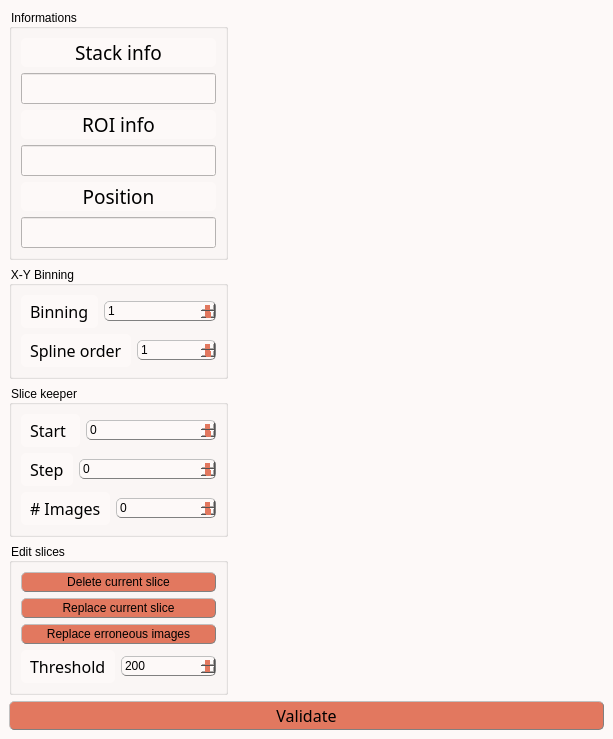
<?xml version="1.0" encoding="UTF-8"?>
<ui version="4.0">
 <class>MainWindow</class>
 <widget class="QMainWindow" name="MainWindow">
  <property name="geometry">
   <rect>
    <x>0</x>
    <y>0</y>
    <width>613</width>
    <height>671</height>
   </rect>
  </property>
  <property name="windowTitle">
   <string>Edit tools</string>
  </property>
  <property name="styleSheet">
   <string notr="true">/* Couleur du fond, label, combobox, progressbar vide et spin box */
QWidget, QLabel, QComboBox, QProgressBar, QSpinBox {background-color: rgb(253, 249, 248)}

/* Couleur quand inactif */
QPushButton:disabled, QComboBox:disabled, QSpinBox:disabled {background-color: rgba(243, 98, 64,150)}

/* Couleur des boutons et des selecteurs */
QPushButton, QComboBox::drop-down:button, QComboBox::down-arrow, QComboBox::down-arrow:disabled, QSpinBox::drop-down:button, QSpinBox::down-arrow, QSpinBox::down-arrow:disabled, QSpinBox::drop-up:button, QSpinBox::up-arrow, QSpinBox::up-arrow:disabled, QSlider::handle:horizontal {background-color: rgb(226, 120, 95)}

/* Couleur des bordures de même couleur que les boutons */
QComboBox::drop-down:button, QSpinBox::drop-down:button, QSpinBox::drop-up:button {border-color: rgb(193, 167, 181)}

/* Couleur des textes */
QLabel, QPushButton, QPushButton:hover, QCheckBox, QComboBox, Line, QTextEdit, QSpinBox {color: rgb(0, 0, 0)}

/* style des bordures 1 */
QLabel, QPushButton, QPushButton:hover, QCheckBox, QComboBox, QSpinBox  {
	border-style : outset;
	min-width : 5em;
}

/* style des bordures 2 */
QPushButton, QPushButton:hover, QCheckBox, QComboBox, QSpinBox  {
	border-radius: 5px;
	border-width: 1px;
	border-color: gray;
}

/* Font 1 */
QPushButton, QPushButton:hover, QCheckBox, QProgressBar {font: 12pt &quot;Noto Sans Cond&quot;}

/* Font 2 */
QComboBox, QTextEdit, QSpinBox {font: 10pt &quot;Noto Sans Cond&quot;}

/* Padding 1 */
QLabel, QComboBox, QComboBox::down-arrow, QSpinBox, QSpinBox::down-arrow, QSpinBox::up-arrow {padding : 1px;}

/* Padding 2 */
QPushButton, QPushButton:hover, QCheckBox {padding : 2px;}

/* Gestion taille des QCheckBoxes */
QCheckBox::indicator:unchecked, QCheckBox::indicator:unchecked:hover, QCheckBox::indicator:checked, QCheckBox::indicator:checked:hover  {
	width :15px;
	height : 15px;
}

QLabel {
	Border-radius : 5px;
	border-width : 0px;
	border-color : black;
	font : 14pt &quot;Noto Sans Cond&quot;;
}

QPushButton:hover {background-color: rgb(243, 98, 64);}

QCheckBox::indicator:unchecked {image: url(icons/uncheck_icon.png);}

QCheckBox::indicator:unchecked:hover {image: url(icons/uncheck_hover_icon.png);}

QCheckBox::indicator:checked {image: url(icons/Check_icon.png);}

QCheckBox::indicator:checked:hover {image: url(icons/Check_hover_icon.png);}

QComboBox::drop-down:button{
	border-radius: 4px;
	border-width: 1px;
	width: 30px;
}

QComboBox::down-arrow {
	 image : url(icons/Arrow_down.png); 
    width: 12px;
    height: 12px;
}

Line{
	format: plain;
	midLine-Width : 1px;
}

QFrame[height=&quot;3&quot;], QFrame[width=&quot;3&quot;] {background-color: #3A3939;}

QTextEdit{
	background-color: rgb(255, 255, 255);
	border-style: solid;
	border-radius: 5px;
	border-width: 1px;
	border-color: black;
}

QLineEdit {font : 12pt &quot;Noto Sans Cond&quot;;}

/* Gestion taille des QLineEdit */
QLineEdit::indicator:unchecked, QLineEdit::indicator:unchecked:hover, QLineEdit::indicator:checked, QLineEdit::indicator:checked:hover  {
	border-color: black;
}

QHBoxLayout {background-color: rgb(0, 240, 240, 50);}

QProgressBar {
	text-align: center;
	border: 1px solid black;
	border-radius: 3px;
 }

 QProgressBar::chunk {
	background-color: rgb(243, 98, 64);
	width: 15px;
	margin : 0.5px;
 }

QSpinBox::drop-down:button, QSpinBox::drop-up:button {
	border-radius: 2px;
	border-width: 1px;
	width: 36px;
}

QSpinBox::down-arrow {
	image : url(icons/Arrow_down.png);
    width: 24px;
    height: 22px;
}

QSpinBox::up-arrow {
	image : url(icons/Arrow_up.png);
    width: 24px;
    height: 22px;
}

QSlider::groove:horizontal {
    border: 1px solid #999999;
    height: 2px; /* the groove expands to the size of the slider by default. by giving it a height, it has a fixed size */
    background-color: rgb(0, 0, 0);
    margin: 1px 0;
}

QSlider::handle:horizontal {
    border: 1px solid #5c5c5c;
    width: 15px;
    height: 30px;
    margin: -10px 0; /* handle is placed by default on the contents rect of the groove. Expand outside the groove */
    border-radius: 3px;
}</string>
  </property>
  <widget class="QWidget" name="centralwidget">
   <property name="styleSheet">
    <string notr="true"/>
   </property>
   <layout class="QHBoxLayout" name="horizontalLayout_3">
    <item>
     <layout class="QVBoxLayout" name="verticalLayout_3">
      <item>
       <layout class="QHBoxLayout" name="horizontalLayout_7">
        <item>
         <layout class="QVBoxLayout" name="verticalLayout_2">
          <item>
           <widget class="QGroupBox" name="groupBox">
            <property name="title">
             <string>Informations</string>
            </property>
            <layout class="QVBoxLayout" name="verticalLayout_4">
             <item>
              <widget class="QLabel" name="stackInfo_label">
               <property name="sizePolicy">
                <sizepolicy hsizetype="Preferred" vsizetype="Fixed">
                 <horstretch>0</horstretch>
                 <verstretch>0</verstretch>
                </sizepolicy>
               </property>
               <property name="minimumSize">
                <size>
                 <width>112</width>
                 <height>0</height>
                </size>
               </property>
               <property name="font">
                <font>
                 <family>Noto Sans Cond</family>
                 <pointsize>14</pointsize>
                 <weight>50</weight>
                 <italic>false</italic>
                 <bold>false</bold>
                </font>
               </property>
               <property name="text">
                <string>Stack info</string>
               </property>
               <property name="alignment">
                <set>Qt::AlignCenter</set>
               </property>
              </widget>
             </item>
             <item>
              <widget class="QLineEdit" name="stackInfoValues_label">
               <property name="sizePolicy">
                <sizepolicy hsizetype="Minimum" vsizetype="Fixed">
                 <horstretch>0</horstretch>
                 <verstretch>0</verstretch>
                </sizepolicy>
               </property>
               <property name="minimumSize">
                <size>
                 <width>116</width>
                 <height>0</height>
                </size>
               </property>
               <property name="font">
                <font>
                 <family>Noto Sans Cond</family>
                 <pointsize>12</pointsize>
                 <weight>50</weight>
                 <italic>false</italic>
                 <bold>false</bold>
                </font>
               </property>
               <property name="alignment">
                <set>Qt::AlignCenter</set>
               </property>
              </widget>
             </item>
             <item>
              <widget class="QLabel" name="ROIinfo_label">
               <property name="sizePolicy">
                <sizepolicy hsizetype="Preferred" vsizetype="Fixed">
                 <horstretch>0</horstretch>
                 <verstretch>0</verstretch>
                </sizepolicy>
               </property>
               <property name="minimumSize">
                <size>
                 <width>112</width>
                 <height>0</height>
                </size>
               </property>
               <property name="font">
                <font>
                 <family>Noto Sans Cond</family>
                 <pointsize>14</pointsize>
                 <weight>50</weight>
                 <italic>false</italic>
                 <bold>false</bold>
                </font>
               </property>
               <property name="text">
                <string>ROI info</string>
               </property>
               <property name="alignment">
                <set>Qt::AlignCenter</set>
               </property>
              </widget>
             </item>
             <item>
              <widget class="QLineEdit" name="ROIinfoValues_label">
               <property name="sizePolicy">
                <sizepolicy hsizetype="Minimum" vsizetype="Fixed">
                 <horstretch>0</horstretch>
                 <verstretch>0</verstretch>
                </sizepolicy>
               </property>
               <property name="minimumSize">
                <size>
                 <width>116</width>
                 <height>0</height>
                </size>
               </property>
               <property name="font">
                <font>
                 <family>Noto Sans Cond</family>
                 <pointsize>12</pointsize>
                 <weight>50</weight>
                 <italic>false</italic>
                 <bold>false</bold>
                </font>
               </property>
               <property name="styleSheet">
                <string notr="true"/>
               </property>
               <property name="alignment">
                <set>Qt::AlignCenter</set>
               </property>
              </widget>
             </item>
             <item>
              <widget class="QLabel" name="label">
               <property name="sizePolicy">
                <sizepolicy hsizetype="Preferred" vsizetype="MinimumExpanding">
                 <horstretch>0</horstretch>
                 <verstretch>0</verstretch>
                </sizepolicy>
               </property>
               <property name="font">
                <font>
                 <family>Noto Sans Cond</family>
                 <pointsize>14</pointsize>
                 <weight>50</weight>
                 <italic>false</italic>
                 <bold>false</bold>
                </font>
               </property>
               <property name="text">
                <string>Position</string>
               </property>
               <property name="alignment">
                <set>Qt::AlignCenter</set>
               </property>
              </widget>
             </item>
             <item>
              <widget class="QLineEdit" name="cursor_label">
               <property name="sizePolicy">
                <sizepolicy hsizetype="Minimum" vsizetype="Fixed">
                 <horstretch>0</horstretch>
                 <verstretch>0</verstretch>
                </sizepolicy>
               </property>
               <property name="minimumSize">
                <size>
                 <width>116</width>
                 <height>0</height>
                </size>
               </property>
               <property name="font">
                <font>
                 <family>Noto Sans Cond</family>
                 <pointsize>12</pointsize>
                 <weight>50</weight>
                 <italic>false</italic>
                 <bold>false</bold>
                </font>
               </property>
               <property name="alignment">
                <set>Qt::AlignCenter</set>
               </property>
              </widget>
             </item>
            </layout>
           </widget>
          </item>
          <item>
           <widget class="QGroupBox" name="groupBox_2">
            <property name="title">
             <string>X-Y Binning</string>
            </property>
            <layout class="QVBoxLayout" name="verticalLayout_6">
             <item>
              <layout class="QHBoxLayout" name="horizontalLayout">
               <item>
                <widget class="QLabel" name="XYbin_label_">
                 <property name="sizePolicy">
                  <sizepolicy hsizetype="Fixed" vsizetype="Preferred">
                   <horstretch>0</horstretch>
                   <verstretch>0</verstretch>
                  </sizepolicy>
                 </property>
                 <property name="font">
                  <font>
                   <family>Noto Sans Cond</family>
                   <pointsize>12</pointsize>
                   <weight>50</weight>
                   <italic>false</italic>
                   <bold>false</bold>
                  </font>
                 </property>
                 <property name="styleSheet">
                  <string notr="true">QLabel {
color: rgb(0, 0, 0);
background-color:	rgb(253, 249, 248);
border-style : outset;
Border-radius : 5px;
border-width : 0px;
border-color : black;
min-width : 5em;
padding : 5px;
font : 12pt &quot;Noto Sans Cond&quot;;
}</string>
                 </property>
                 <property name="text">
                  <string>Binning</string>
                 </property>
                </widget>
               </item>
               <item>
                <widget class="QSpinBox" name="XYbin_spinBox">
                 <property name="sizePolicy">
                  <sizepolicy hsizetype="Minimum" vsizetype="Fixed">
                   <horstretch>0</horstretch>
                   <verstretch>0</verstretch>
                  </sizepolicy>
                 </property>
                 <property name="minimumSize">
                  <size>
                   <width>79</width>
                   <height>15</height>
                  </size>
                 </property>
                 <property name="toolTip">
                  <string>&lt;html&gt;&lt;head/&gt;&lt;body&gt;&lt;p&gt;&lt;span style=&quot; font-size:11pt;&quot;&gt;Reduce image dimension by the given factor&lt;/span&gt;&lt;/p&gt;&lt;/body&gt;&lt;/html&gt;</string>
                 </property>
                 <property name="minimum">
                  <number>1</number>
                 </property>
                 <property name="maximum">
                  <number>6</number>
                 </property>
                </widget>
               </item>
              </layout>
             </item>
             <item>
              <layout class="QHBoxLayout" name="horizontalLayout_2">
               <item>
                <widget class="QLabel" name="spline_label">
                 <property name="sizePolicy">
                  <sizepolicy hsizetype="Fixed" vsizetype="Preferred">
                   <horstretch>0</horstretch>
                   <verstretch>0</verstretch>
                  </sizepolicy>
                 </property>
                 <property name="font">
                  <font>
                   <family>Noto Sans Cond</family>
                   <pointsize>12</pointsize>
                   <weight>50</weight>
                   <italic>false</italic>
                   <bold>false</bold>
                  </font>
                 </property>
                 <property name="styleSheet">
                  <string notr="true">QLabel {
color: rgb(0, 0, 0);
background-color:	rgb(253, 249, 248);
border-style : outset;
Border-radius : 5px;
border-width : 0px;
border-color : black;
min-width : 5em;
padding : 5px;
font : 12pt &quot;Noto Sans Cond&quot;;
}</string>
                 </property>
                 <property name="text">
                  <string>Spline order</string>
                 </property>
                </widget>
               </item>
               <item>
                <widget class="QSpinBox" name="spline_spinBox">
                 <property name="sizePolicy">
                  <sizepolicy hsizetype="Minimum" vsizetype="Fixed">
                   <horstretch>0</horstretch>
                   <verstretch>0</verstretch>
                  </sizepolicy>
                 </property>
                 <property name="minimumSize">
                  <size>
                   <width>79</width>
                   <height>15</height>
                  </size>
                 </property>
                 <property name="toolTip">
                  <string>&lt;html&gt;&lt;head/&gt;&lt;body&gt;&lt;p&gt;&lt;span style=&quot; font-size:11pt;&quot;&gt;Interpolation order&lt;/span&gt;&lt;/p&gt;&lt;/body&gt;&lt;/html&gt;</string>
                 </property>
                 <property name="minimum">
                  <number>1</number>
                 </property>
                 <property name="maximum">
                  <number>5</number>
                 </property>
                </widget>
               </item>
              </layout>
             </item>
            </layout>
           </widget>
          </item>
          <item>
           <widget class="QGroupBox" name="groupBox_3">
            <property name="title">
             <string>Slice keeper</string>
            </property>
            <layout class="QVBoxLayout" name="verticalLayout">
             <item>
              <layout class="QHBoxLayout" name="horizontalLayout_4">
               <item>
                <widget class="QLabel" name="start_label">
                 <property name="sizePolicy">
                  <sizepolicy hsizetype="Fixed" vsizetype="Preferred">
                   <horstretch>0</horstretch>
                   <verstretch>0</verstretch>
                  </sizepolicy>
                 </property>
                 <property name="font">
                  <font>
                   <family>Noto Sans Cond</family>
                   <pointsize>12</pointsize>
                   <weight>50</weight>
                   <italic>false</italic>
                   <bold>false</bold>
                  </font>
                 </property>
                 <property name="styleSheet">
                  <string notr="true">QLabel {
color: rgb(0, 0, 0);
background-color:	rgb(253, 249, 248);
border-style : outset;
Border-radius : 5px;
border-width : 0px;
border-color : black;
min-width : 5em;
padding : 5px;
font : 12pt &quot;Noto Sans Cond&quot;;
}</string>
                 </property>
                 <property name="text">
                  <string>Start </string>
                 </property>
                </widget>
               </item>
               <item>
                <widget class="QSpinBox" name="start_spinBox">
                 <property name="sizePolicy">
                  <sizepolicy hsizetype="Minimum" vsizetype="Fixed">
                   <horstretch>0</horstretch>
                   <verstretch>0</verstretch>
                  </sizepolicy>
                 </property>
                 <property name="minimumSize">
                  <size>
                   <width>79</width>
                   <height>15</height>
                  </size>
                 </property>
                 <property name="toolTip">
                  <string>&lt;html&gt;&lt;head/&gt;&lt;body&gt;&lt;p&gt;&lt;span style=&quot; font-size:11pt;&quot;&gt;Define the first image&lt;/span&gt;&lt;/p&gt;&lt;/body&gt;&lt;/html&gt;</string>
                 </property>
                </widget>
               </item>
              </layout>
             </item>
             <item>
              <layout class="QHBoxLayout" name="horizontalLayout_5">
               <item>
                <widget class="QLabel" name="step_label">
                 <property name="sizePolicy">
                  <sizepolicy hsizetype="Fixed" vsizetype="Preferred">
                   <horstretch>0</horstretch>
                   <verstretch>0</verstretch>
                  </sizepolicy>
                 </property>
                 <property name="font">
                  <font>
                   <family>Noto Sans Cond</family>
                   <pointsize>12</pointsize>
                   <weight>50</weight>
                   <italic>false</italic>
                   <bold>false</bold>
                  </font>
                 </property>
                 <property name="styleSheet">
                  <string notr="true">QLabel {
color: rgb(0, 0, 0);
background-color:	rgb(253, 249, 248);
border-style : outset;
Border-radius : 5px;
border-width : 0px;
border-color : black;
min-width : 5em;
padding : 5px;
font : 12pt &quot;Noto Sans Cond&quot;;
}</string>
                 </property>
                 <property name="text">
                  <string>Step</string>
                 </property>
                </widget>
               </item>
               <item>
                <widget class="QSpinBox" name="step_spinBox">
                 <property name="sizePolicy">
                  <sizepolicy hsizetype="Minimum" vsizetype="Fixed">
                   <horstretch>0</horstretch>
                   <verstretch>0</verstretch>
                  </sizepolicy>
                 </property>
                 <property name="minimumSize">
                  <size>
                   <width>79</width>
                   <height>15</height>
                  </size>
                 </property>
                 <property name="toolTip">
                  <string>&lt;html&gt;&lt;head/&gt;&lt;body&gt;&lt;p&gt;&lt;span style=&quot; font-size:11pt;&quot;&gt;Step to define which image must be conserved&lt;/span&gt;&lt;/p&gt;&lt;/body&gt;&lt;/html&gt;</string>
                 </property>
                </widget>
               </item>
              </layout>
             </item>
             <item>
              <layout class="QHBoxLayout" name="horizontalLayout_6">
               <item>
                <widget class="QLabel" name="nbSlice_label">
                 <property name="sizePolicy">
                  <sizepolicy hsizetype="Fixed" vsizetype="Preferred">
                   <horstretch>0</horstretch>
                   <verstretch>0</verstretch>
                  </sizepolicy>
                 </property>
                 <property name="font">
                  <font>
                   <family>Noto Sans Cond</family>
                   <pointsize>12</pointsize>
                   <weight>50</weight>
                   <italic>false</italic>
                   <bold>false</bold>
                  </font>
                 </property>
                 <property name="styleSheet">
                  <string notr="true">QLabel {
color: rgb(0, 0, 0);
background-color:	rgb(253, 249, 248);
border-style : outset;
Border-radius : 5px;
border-width : 0px;
border-color : black;
min-width : 5em;
padding : 5px;
font : 12pt &quot;Noto Sans Cond&quot;;
}</string>
                 </property>
                 <property name="text">
                  <string># Images</string>
                 </property>
                </widget>
               </item>
               <item>
                <widget class="QSpinBox" name="nbSlice_spinBox">
                 <property name="sizePolicy">
                  <sizepolicy hsizetype="Minimum" vsizetype="Fixed">
                   <horstretch>0</horstretch>
                   <verstretch>0</verstretch>
                  </sizepolicy>
                 </property>
                 <property name="minimumSize">
                  <size>
                   <width>79</width>
                   <height>15</height>
                  </size>
                 </property>
                 <property name="toolTip">
                  <string>&lt;html&gt;&lt;head/&gt;&lt;body&gt;&lt;p&gt;&lt;span style=&quot; font-size:11pt;&quot;&gt;Define the number of image that must be conserved&lt;/span&gt;&lt;/p&gt;&lt;/body&gt;&lt;/html&gt;</string>
                 </property>
                </widget>
               </item>
              </layout>
             </item>
            </layout>
           </widget>
          </item>
          <item>
           <widget class="QGroupBox" name="groupBox_4">
            <property name="title">
             <string>Edit slices</string>
            </property>
            <layout class="QVBoxLayout" name="verticalLayout_8">
             <item>
              <widget class="QPushButton" name="Del_bttn">
               <property name="toolTip">
                <string>&lt;html&gt;&lt;head/&gt;&lt;body&gt;&lt;p&gt;&lt;span style=&quot; font-size:11pt;&quot;&gt;Remove the current slice of the stack&lt;/span&gt;&lt;/p&gt;&lt;/body&gt;&lt;/html&gt;</string>
               </property>
               <property name="text">
                <string>Delete current slice</string>
               </property>
               <property name="icon">
                <iconset>
                 <normaloff>TSG_icons/run_icon.png</normaloff>TSG_icons/run_icon.png</iconset>
               </property>
              </widget>
             </item>
             <item>
              <widget class="QPushButton" name="Replace_bttn">
               <property name="enabled">
                <bool>true</bool>
               </property>
               <property name="minimumSize">
                <size>
                 <width>96</width>
                 <height>0</height>
                </size>
               </property>
               <property name="toolTip">
                <string>&lt;html&gt;&lt;head/&gt;&lt;body&gt;&lt;p&gt;&lt;span style=&quot; font-size:11pt;&quot;&gt;Remplace the current slice with the previous one&lt;/span&gt;&lt;/p&gt;&lt;/body&gt;&lt;/html&gt;</string>
               </property>
               <property name="text">
                <string>Replace current slice</string>
               </property>
               <property name="icon">
                <iconset>
                 <normaloff>TSG_icons/run_icon.png</normaloff>TSG_icons/run_icon.png</iconset>
               </property>
              </widget>
             </item>
             <item>
              <widget class="QPushButton" name="Erroneous_bttn">
               <property name="toolTip">
                <string>&lt;html&gt;&lt;head/&gt;&lt;body&gt;&lt;p&gt;&lt;span style=&quot; font-size:11pt;&quot;&gt;Run the search of erroneous images and replace them&lt;/span&gt;&lt;/p&gt;&lt;/body&gt;&lt;/html&gt;</string>
               </property>
               <property name="text">
                <string>Replace erroneous images</string>
               </property>
               <property name="icon">
                <iconset>
                 <normaloff>../Traitement_stack/icons/run_icon.png</normaloff>../Traitement_stack/icons/run_icon.png</iconset>
               </property>
              </widget>
             </item>
             <item>
              <layout class="QHBoxLayout" name="horizontalLayout_10">
               <item>
                <widget class="QLabel" name="label_3">
                 <property name="sizePolicy">
                  <sizepolicy hsizetype="Fixed" vsizetype="Preferred">
                   <horstretch>0</horstretch>
                   <verstretch>0</verstretch>
                  </sizepolicy>
                 </property>
                 <property name="font">
                  <font>
                   <family>Noto Sans Cond</family>
                   <pointsize>12</pointsize>
                   <weight>50</weight>
                   <italic>false</italic>
                   <bold>false</bold>
                  </font>
                 </property>
                 <property name="styleSheet">
                  <string notr="true">QLabel {
color: rgb(0, 0, 0);
background-color:	rgb(253, 249, 248);
border-style : outset;
Border-radius : 5px;
border-width : 0px;
border-color : black;
min-width : 5em;
padding : 5px;
font : 12pt &quot;Noto Sans Cond&quot;;
}</string>
                 </property>
                 <property name="text">
                  <string>Threshold</string>
                 </property>
                 <property name="alignment">
                  <set>Qt::AlignLeading|Qt::AlignLeft|Qt::AlignVCenter</set>
                 </property>
                </widget>
               </item>
               <item>
                <widget class="QSpinBox" name="Threshold_2">
                 <property name="sizePolicy">
                  <sizepolicy hsizetype="Minimum" vsizetype="Fixed">
                   <horstretch>0</horstretch>
                   <verstretch>0</verstretch>
                  </sizepolicy>
                 </property>
                 <property name="minimumSize">
                  <size>
                   <width>79</width>
                   <height>15</height>
                  </size>
                 </property>
                 <property name="toolTip">
                  <string>&lt;html&gt;&lt;head/&gt;&lt;body&gt;&lt;p&gt;&lt;span style=&quot; font-size:11pt;&quot;&gt;Threshold (shift in pxls) to extract automatically erroneous images (shift during acquisition)&lt;/span&gt;&lt;/p&gt;&lt;/body&gt;&lt;/html&gt;</string>
                 </property>
                 <property name="minimum">
                  <number>1</number>
                 </property>
                 <property name="maximum">
                  <number>1000</number>
                 </property>
                 <property name="value">
                  <number>200</number>
                 </property>
                </widget>
               </item>
              </layout>
             </item>
            </layout>
           </widget>
          </item>
          <item>
           <spacer name="verticalSpacer">
            <property name="orientation">
             <enum>Qt::Vertical</enum>
            </property>
            <property name="sizeHint" stdset="0">
             <size>
              <width>20</width>
              <height>40</height>
             </size>
            </property>
           </spacer>
          </item>
         </layout>
        </item>
        <item>
         <widget class="ImageView" name="expSeries" native="true">
          <property name="sizePolicy">
           <sizepolicy hsizetype="Expanding" vsizetype="Expanding">
            <horstretch>0</horstretch>
            <verstretch>0</verstretch>
           </sizepolicy>
          </property>
         </widget>
        </item>
       </layout>
      </item>
      <item>
       <layout class="QVBoxLayout" name="verticalLayout_5">
        <item>
         <widget class="QPushButton" name="validate_bttn">
          <property name="sizePolicy">
           <sizepolicy hsizetype="Minimum" vsizetype="Fixed">
            <horstretch>0</horstretch>
            <verstretch>0</verstretch>
           </sizepolicy>
          </property>
          <property name="minimumSize">
           <size>
            <width>96</width>
            <height>0</height>
           </size>
          </property>
          <property name="font">
           <font>
            <family>Noto Sans Cond</family>
            <pointsize>12</pointsize>
            <weight>50</weight>
            <italic>false</italic>
            <bold>false</bold>
           </font>
          </property>
          <property name="toolTip">
           <string>&lt;html&gt;&lt;head/&gt;&lt;body&gt;&lt;p&gt;&lt;span style=&quot; font-size:11pt;&quot;&gt;Export data to the main GUI&lt;/span&gt;&lt;/p&gt;&lt;/body&gt;&lt;/html&gt;</string>
          </property>
          <property name="text">
           <string>Validate</string>
          </property>
          <property name="icon">
           <iconset>
            <normaloff>TSG_icons/Export.png</normaloff>TSG_icons/Export.png</iconset>
          </property>
         </widget>
        </item>
       </layout>
      </item>
     </layout>
    </item>
   </layout>
  </widget>
 </widget>
 <customwidgets>
  <customwidget>
   <class>ImageView</class>
   <extends>QWidget</extends>
   <header>pyqtgraph</header>
   <container>1</container>
  </customwidget>
 </customwidgets>
 <resources/>
 <connections/>
</ui>
